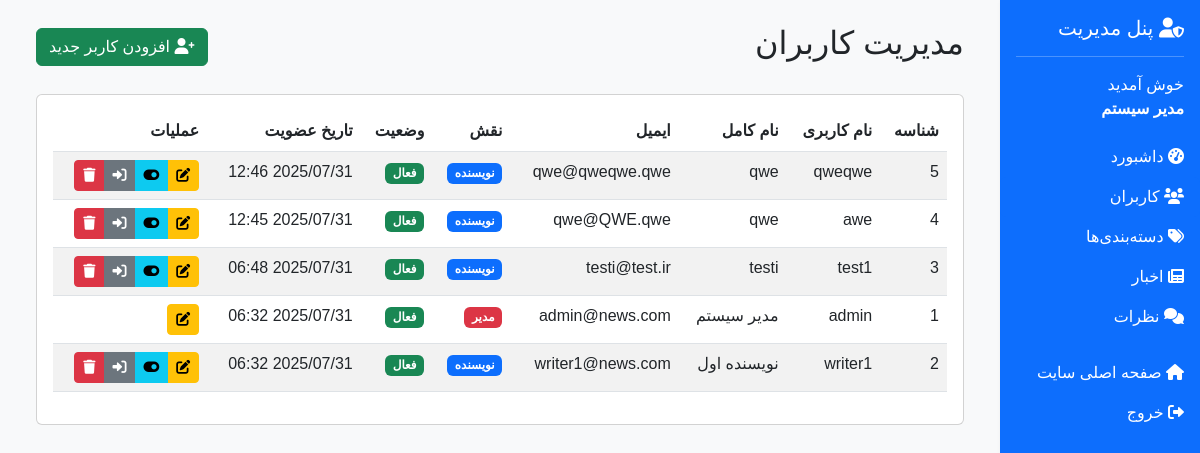
The page /admin/users.php (signed in) on the database its author committed.
### tables this page shows
CREATE TABLE `users` (
  `id` int NOT NULL,
  `username` varchar(50) NOT NULL,
  `email` varchar(100) NOT NULL,
  `password` varchar(255) NOT NULL,
  `full_name` varchar(100) NOT NULL,
  `role` enum('admin','writer','user') DEFAULT 'user',
  `status` enum('active','inactive') DEFAULT 'active',
  `created_at` timestamp NULL DEFAULT CURRENT_TIMESTAMP,
  `updated_at` timestamp NULL DEFAULT CURRENT_TIMESTAMP ON UPDATE CURRENT_TIMESTAMP
);

### config/database.php (called while the page is built, shortened)
<?php
function formatPersianDate($date) {
    $timestamp = strtotime($date);
    return date('Y/m/d H:i', $timestamp);
}
?>

### admin/users.php (the view, shortened to what this page needs)
<?php
require_once '../config/database.php';
$action = $_GET['action'] ?? 'list';
if($action == 'list') {
    $stmt = $pdo->prepare("SELECT * FROM users ORDER BY created_at DESC");
    $stmt->execute();
    $users = $stmt->fetchAll();
}
?>
<!DOCTYPE html>
<html lang="fa" dir="rtl">
<head>
    <link href="https://cdnjs.cloudflare.com/ajax/libs/bootstrap/5.3.0/css/bootstrap.rtl.min.css" rel="stylesheet">
    <link href="https://cdnjs.cloudflare.com/ajax/libs/font-awesome/6.0.0/css/all.min.css" rel="stylesheet">
</head>
<body>
    <div class="container-fluid">
        <div class="row">
            <div class="col-md-3 col-lg-2 px-0">
                <div class="sidebar bg-primary text-white">
                    <div class="p-3">
                        <h5><i class="fas fa-user-shield"></i> پنل مدیریت</h5>
                        <hr>
                        <p class="mb-0">خوش آمدید<br><strong><?= $_SESSION['full_name'] ?></strong></p>
                    </div>
                    <ul class="nav nav-pills flex-column">
                        <li class="nav-item">
                            <a class="nav-link text-white" href="dashboard.php">
                                <i class="fas fa-tachometer-alt"></i> داشبورد
                            </a>
                        </li>
                        <li class="nav-item">
                            <a class="nav-link text-white active" href="users.php">
                                <i class="fas fa-users"></i> کاربران
                            </a>
                        </li>
                        <li class="nav-item">
                            <a class="nav-link text-white" href="categories.php">
                                <i class="fas fa-tags"></i> دسته‌بندی‌ها
                            </a>
                        </li>
                        <li class="nav-item">
                            <a class="nav-link text-white" href="news.php">
                                <i class="fas fa-newspaper"></i> اخبار
                            </a>
                        </li>
                        <li class="nav-item">
                            <a class="nav-link text-white" href="comments.php">
                                <i class="fas fa-comments"></i> نظرات
                            </a>
                        </li>
                        <li class="nav-item mt-3">
                            <a class="nav-link text-white" href="../index.php">
                                <i class="fas fa-home"></i> صفحه اصلی سایت
                            </a>
                        </li>
                        <li class="nav-item">
                            <a class="nav-link text-white" href="../auth/logout.php">
                                <i class="fas fa-sign-out-alt"></i> خروج
                            </a>
                        </li>
                    </ul>
                </div>
            </div>
            <div class="col-md-9 col-lg-10">
                <div class="main-content p-4">
                    <?php if($action == 'list'): ?>
                    <div class="d-flex justify-content-between align-items-center mb-4">
                        <h2>مدیریت کاربران</h2>
                        <a href="?action=add" class="btn btn-success">
                            <i class="fas fa-user-plus"></i> افزودن کاربر جدید
                        </a>
                    </div>
                    <div class="card">
                        <div class="card-body">
                            <div class="table-responsive">
                                <table class="table table-striped">
                                    <thead>
                                        <tr>
                                            <th>شناسه</th>
                                            <th>نام کاربری</th>
                                            <th>نام کامل</th>
                                            <th>ایمیل</th>
                                            <th>نقش</th>
                                            <th>وضعیت</th>
                                            <th>تاریخ عضویت</th>
                                            <th>عملیات</th>
                                        </tr>
                                    </thead>
                                    <tbody>
                                        <?php foreach($users as $user): ?>
                                        <tr>
                                            <td><?= $user['id'] ?></td>
                                            <td><?= $user['username'] ?></td>
                                            <td><?= $user['full_name'] ?></td>
                                            <td><?= $user['email'] ?></td>
                                            <td>
                                                <?php if($user['role'] == 'admin'): ?>
                                                    <span class="badge bg-danger">مدیر</span>
                                                <?php else: ?>
                                                    <span class="badge bg-primary">نویسنده</span>
                                                <?php endif; ?>
                                            </td>
                                            <td>
                                                <?php if($user['status'] == 'active'): ?>
                                                    <span class="badge bg-success">فعال</span>
                                                <?php else: ?>
                                                    <span class="badge bg-secondary">غیرفعال</span>
                                                <?php endif; ?>
                                            </td>
                                            <td><?= formatPersianDate($user['created_at']) ?></td>
                                            <td>
                                                <div class="btn-group" role="group">
                                                    <a href="?action=edit&id=<?= $user['id'] ?>" class="btn btn-sm btn-warning">
                                                        <i class="fas fa-edit"></i>
                                                    </a>
                                                    <?php if($user['id'] != $_SESSION['user_id']): ?>
                                                    <a href="?toggle_status=<?= $user['id'] ?>" class="btn btn-sm btn-info"
                                                       onclick="return confirm('آیا از تغییر وضعیت این کاربر اطمینان دارید؟')">
                                                        <i class="fas fa-toggle-on"></i>
                                                    </a>
                                                    <a href="?login_as=<?= $user['id'] ?>" class="btn btn-sm btn-secondary"
                                                       onclick="return confirm('آیا می‌خواهید به عنوان این کاربر وارد شوید؟')">
                                                        <i class="fas fa-sign-in-alt"></i>
                                                    </a>
                                                    <a href="?delete=<?= $user['id'] ?>" class="btn btn-sm btn-danger"
                                                       onclick="return confirm('آیا از حذف این کاربر اطمینان دارید؟')">
                                                        <i class="fas fa-trash"></i>
                                                    </a>
                                                    <?php endif; ?>
                                                </div>
                                            </td>
                                        </tr>
                                        <?php endforeach; ?>
                                    </tbody>
                                </table>
                            </div>
                        </div>
                    </div>
                    <?php endif; ?>
                </div>
            </div>
        </div>
    </div>
</body>
</html>

### admin/users.php (style rules this page uses)
body { font-family: 'Tahoma', sans-serif; background: #f8f9fa; }
.sidebar { min-height: 100vh; box-shadow: 2px 0 5px rgba(0,0,0,0.1); }
.main-content { min-height: 100vh; }

### rows shown on the page
users: id "5", username "qweqwe", full_name "qwe", email "qwe@qweqwe.qwe", role "نویسنده", status "فعال", created_at "2025/07/31 12:46"
users: id "4", username "awe", full_name "qwe", email "qwe@QWE.qwe", role "نویسنده", status "فعال", created_at "2025/07/31 12:45"
users: id "3", username "test1", full_name "testi", email "testi@test.ir", role "نویسنده", status "فعال", created_at "2025/07/31 06:48"
users: id "1", username "admin", full_name "مدیر سیستم", email "admin@news.com", role "مدیر", status "فعال", created_at "2025/07/31 06:32"
users: id "2", username "writer1", full_name "نویسنده اول", email "writer1@news.com", role "نویسنده", status "فعال", created_at "2025/07/31 06:32"

### other values the page prints
$_SESSION['full_name'] "مدیر سیستم"
